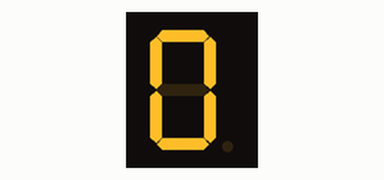
Bench run of a sketch on a simulated Arduino Uno, built with avr-gcc and run on an emulated ATmega328P. Parts: 1-digit seven-segment display. Wiring (inferred from the names in the program): 1-digit 7-segment display, segments lit when HIGH: segments pin 13, pin 12, pin 11, pin 10, pin 9, pin 8, pin 7. The segment pins are drawn as the display they are named for.

Above: at 0.1 s.
At 1.1 s:
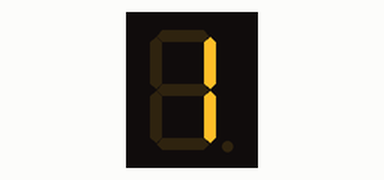
At 2.1 s:
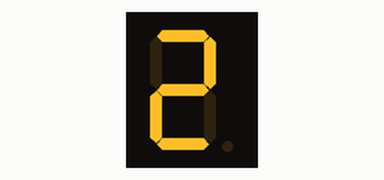
At 4.1 s:
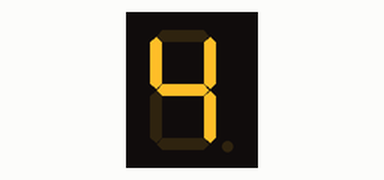
At 6.1 s:
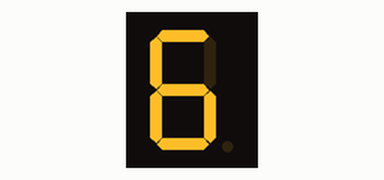
At 9.1 s:
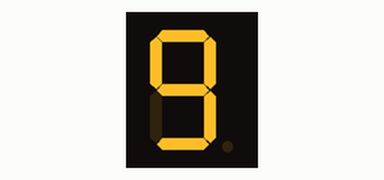

The sketch:

7_seg_counter.ino
```cpp
// Declaring pins connected to the 7 seg display
int a = 13; //For displaying segment "a"
int b = 12; //For displaying segment "b"
int c = 11; //For displaying segment "c"
int d = 10; //For displaying segment "d"
int e = 9; //For displaying segment "e"
int f = 8; //For displaying segment "f"
int g = 7; //For displaying segment "g"
void setup() {
 pinMode(a, OUTPUT); //A
 pinMode(b, OUTPUT); //B
 pinMode(c, OUTPUT); //C
 pinMode(d, OUTPUT); //D
 pinMode(e, OUTPUT); //E
 pinMode(f, OUTPUT); //F
 pinMode(g, OUTPUT); //G
}
// A function to display the required digit based
// on the digit input.
void displayDigit(int digit) {
 //Conditions for displaying segment a
 if (digit != 1 && digit != 4)
 digitalWrite(a, HIGH);
 //Conditions for displaying segment b
 if (digit != 5 && digit != 6)
 digitalWrite(b, HIGH);
 //Conditions for displaying segment c
 if (digit != 2)
 digitalWrite(c, HIGH);
 //Conditions for displaying segment d
 if (digit != 1 && digit != 4 && digit != 7)
 digitalWrite(d, HIGH);
 //Conditions for displaying segment e
 if (digit == 2 || digit == 6 || digit == 8 || digit == 0)
 digitalWrite(e, HIGH);
 //Conditions for displaying segment f
 if (digit != 1 && digit != 2 && digit != 3 && digit != 7)
 digitalWrite(f, HIGH);
 if (digit != 0 && digit != 1 && digit != 7)
 digitalWrite(g, HIGH);
}

// Function to turn off all the leds at once
void turnOff() {
 digitalWrite(a, LOW);
 digitalWrite(b, LOW);
 digitalWrite(c, LOW);
 digitalWrite(d, LOW);
 digitalWrite(e, LOW);
 digitalWrite(f, LOW);
 digitalWrite(g, LOW);
}
// Main loop displaying the counter
void loop() {
 for (int i = 0; i < 10; i++){
 displayDigit(i);
 delay(1000);
 turnOff();
 }
}
```

Measured:
- by itself, everything shown: repeats every 10.0 s, in 11 steps
- what the display in image 1 shows lasts 1.0 s, from 1.0 s to 2.0 s
